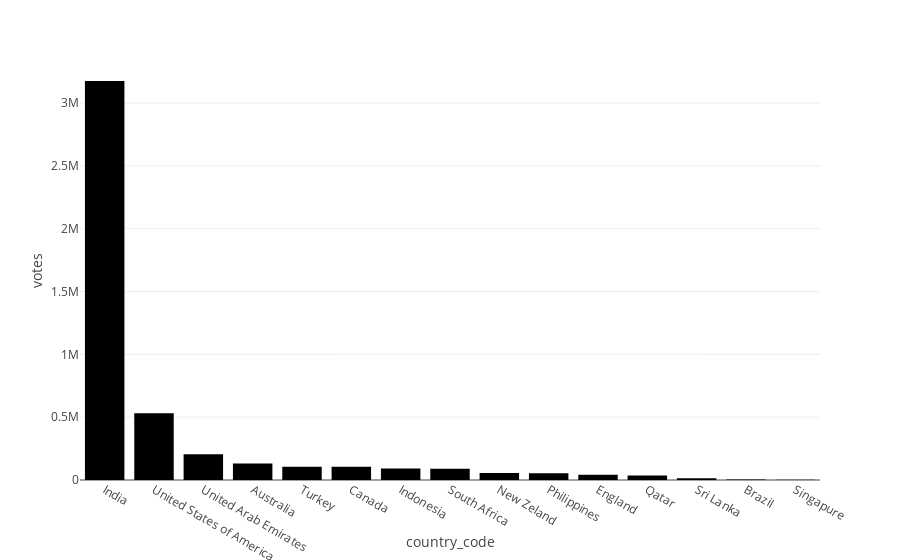

This figure's notebook cell:
### Code cell
px.bar(df_country_votes,  x='country_code', y ='votes')

### Figure 1 — Plotly figure (JSON) as saved in the notebook; plotly's stock layout.template omitted (floating-point values rounded to 4 significant figures)
{"data": [{"alignmentgroup": "True", "hovertemplate": "country_code=%{x}<br>votes=%{y}<extra></extra>", "legendgroup": "", "marker": {"color": "#000001", "pattern": {"shape": ""}}, "name": "", "offsetgroup": "", "orientation": "v", "showlegend": false, "textposition": "auto", "type": "bar", "x": ["India", "United States of America", "United Arab Emirates", "Australia", "Turkey", "Canada", "Indonesia", "South Africa", "New Zeland", "Philippines", "England", "Qatar", "Sri Lanka", "Brazil", "Singapure"], "xaxis": "x", "y": [3175051, 531075, 205175, 130357, 106112, 105018, 91456, 90161, 55401, 52825, 42299, 35241, 13271, 3235, 1858], "yaxis": "y"}], "layout": {"barmode": "relative", "legend": {"tracegroupgap": 0}, "margin": {"t": 60}, "xaxis": {"anchor": "y", "domain": [0, 1], "title": {"text": "country_code"}}, "yaxis": {"anchor": "x", "domain": [0, 1], "title": {"text": "votes"}}}}
